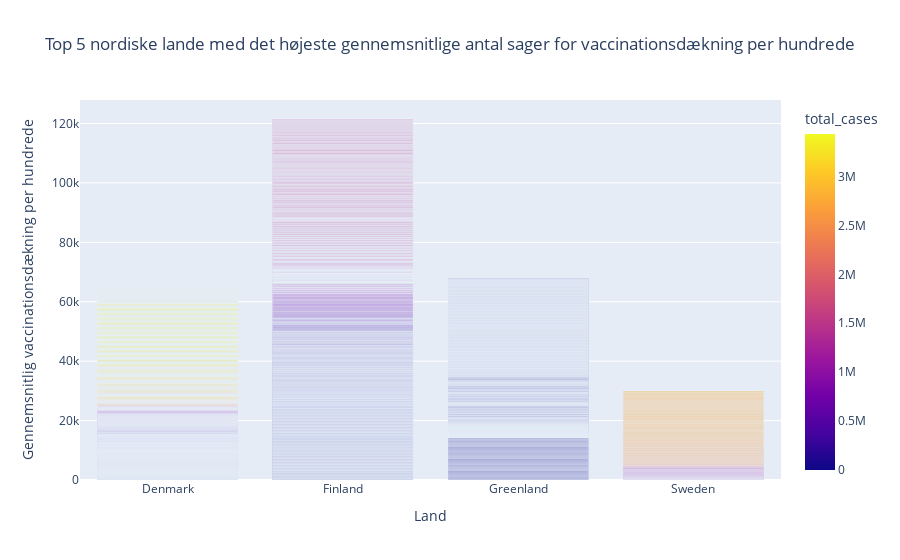

Write notebook code for a chart like this one.
### Markdown cell above
With these two plots, we can piece things a bit more together. All countries had a pretty slow start, but increased their vaccine coverage as more cases happened.

### Code cell
# filtrere data_hypothesis_2 for kun nordiske lande
data_hypothesis_2_subset = data_hypothesis_2[data_hypothesis_2['location'].isin(nordic_countries)]

# De nordiske lande med det højeste gennemsnitlige antal sager for vaccinationsdækning per hundred
top_5_nordic_countries = data_hypothesis_2_subset[data_hypothesis_2_subset['location'].isin(nordic_countries)].groupby('location')['total_vaccinations_per_hundred'].mean().nlargest(5).index

# subset af data, der kun indeholder de nordiske lande med det højeste gennemsnitlige antal sager for vaccinationsdækning per hundred
top_5_nordic_data = data_hypothesis_2_subset[data_hypothesis_2_subset['location'].isin(top_5_nordic_countries)]

# søjlediagram med plotly for de nordiske lande med farvefulde søjler baseret på total_cases
fig = px.bar(top_5_nordic_data, x='location', y='total_vaccinations_per_hundred', color='total_cases',
             labels={'total_vaccinations_per_hundred': 'Gennemsnitlig vaccinationsdækning per hundrede', 'location': 'Land'},
             title='Top 5 nordiske lande med det højeste gennemsnitlige antal sager for vaccinationsdækning per hundrede')

# Vis plottet
fig.show()

### Figure 1 — Plotly figure (JSON) as saved in the notebook; plotly's stock layout.template omitted (floating-point values rounded to 4 significant figures; data arrays with more than 128 entries replaced by an {"elided": "..."} marker saying what was removed)
{"data": [{"alignmentgroup": "True", "hovertemplate": "Land=%{x}<br>Gennemsnitlig vaccinationsdækning per hundrede=%{y}<br>total_cases=%{marker.color}<extra></extra>", "legendgroup": "", "marker": {"color": {"elided": "4519 int values"}, "coloraxis": "coloraxis", "pattern": {"shape": ""}}, "name": "", "offsetgroup": "", "orientation": "v", "showlegend": false, "textposition": "auto", "type": "bar", "x": {"elided": "4519 str values"}, "xaxis": "x", "y": {"elided": "4519 float values"}, "yaxis": "y"}], "layout": {"barmode": "relative", "coloraxis": {"colorbar": {"title": {"text": "total_cases"}}, "colorscale": [[0, "#0d0887"], [0.1111, "#46039f"], [0.2222, "#7201a8"], [0.3333, "#9c179e"], [0.4444, "#bd3786"], [0.5556, "#d8576b"], [0.6667, "#ed7953"], [0.7778, "#fb9f3a"], [0.8889, "#fdca26"], [1, "#f0f921"]]}, "legend": {"tracegroupgap": 0}, "title": {"text": "Top 5 nordiske lande med det højeste gennemsnitlige antal sager for vaccinationsdækning per hundrede"}, "xaxis": {"anchor": "y", "domain": [0, 1], "title": {"text": "Land"}}, "yaxis": {"anchor": "x", "domain": [0, 1], "title": {"text": "Gennemsnitlig vaccinationsdækning per hundrede"}}}}
